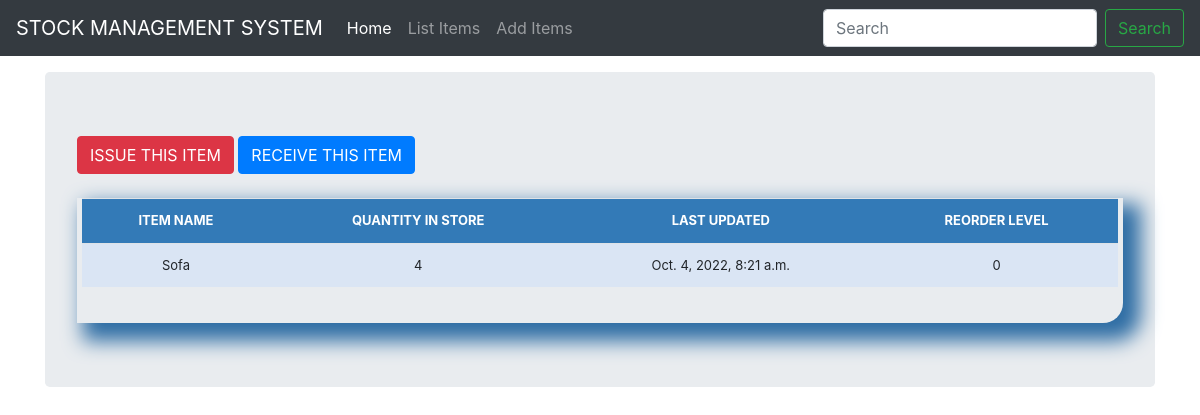
/stock_detail/3/, run on the app's committed database.
### stocksystem/models.py (models this page shows, shortened)
class Stock(models.Model):
    category = models.ForeignKey(Category, on_delete=models.CASCADE, blank=True)
    item_name =  models.CharField(max_length=50, blank=True, null=True)
    quantity = models.IntegerField(default='0', blank=True, null=True)
    receive_quantity = models.IntegerField(default='0', blank=True, null=True)
    receive_by = models.CharField(max_length=50, blank=True, null=True)
    issue_quantity = models.IntegerField(default='0', blank=True, null=True)
    issue_by = models.CharField(max_length=50, blank=True, null=True)
    issue_to = models.CharField(max_length=50, blank=True, null=True)
    phone_number = models.CharField(max_length=50, blank=True, null=True)
    created_by = models.CharField(max_length=50, blank=True, null=True)
    reorder_level = models.IntegerField(default='0', blank=True, null=True)
    last_updated = models.DateTimeField(auto_now_add=False, auto_now=True)#auto_now_add when adding for the 1st time
    timestamp = models.DateTimeField(auto_now_add=True, auto_now=False)#auto_now when updating data
    date = models.DateTimeField(auto_now_add=False, auto_now=False) #the user will have to fill this part

### stocksystem/views.py (the view)
# urls.py: path('stock_detail/<str:pk>/', views.stock_detail, name="stock_detail"),
def stock_detail(request, pk):
    queryset = Stock.objects.get(id=pk)
    context = {
        "queryset" : queryset, #used to display the details of the item
    }
    return render(request, "stock_detail.html", context)

### stocksystem/templates/stock_detail.html (shortened to what this page needs)
{% load static %}
{% load crispy_forms_tags %}
<!DOCTYPE html>
<html lang="en">
  <head>
<link href="{% static 'css/stylesheet.css' %}" rel="stylesheet">
<link href="{% static 'css/bootstrap.min.css' %}" rel="stylesheet">
    <link href="{% static 'css/navbar-top-fixed.css' %}" rel="stylesheet">
  </head>
  <body>
{% include 'navbar.html' %}
<main role="main" class="container">
  <div class="jumbotron">
    <a href='#issue'><div class='btn btn-danger'>ISSUE THIS ITEM</div></a>
    <a href='#receive'><div class='btn btn-primary'>RECEIVE THIS ITEM</div></a>
        <br><br>
        <div class='display_table'>
          <table class='table'>
                <tr>
                  <th>ITEM NAME</th>
                  <th>QUANTITY IN STORE</th>
                  <th>LAST UPDATED</th>
                  <th>REORDER LEVEL</th>
                </tr>
                <tr>
                  <td>{{queryset.item_name}}</td>
                  <td>{{queryset.quantity}}</td>
                  <td>{{queryset.last_updated}}</td>
                  <td>{{queryset.reorder_level}}</td>
                </tr>
          </table>
        </div>
    </div>
</main>
      </body>
</html>

### stocksystem/Static/css/stylesheet.css (style rules this page uses)
body { background-color: #34eb6b; }
.table { font-size: 13px; text-align: center; width: 95%; margin: auto; }
.table tr:nth-child(odd) { background: #B8CAE4 }
.table tr:nth-child(even) { background: #dae5f4 }
th { background-color: #337ab7; color: white; }
.display_table { border-bottom-right-radius: 20px; padding-left: 5px; padding-right: 5px; padding-bottom: 20px; box-shadow: 12px 12px 20px 6px #2e6da4; }

### stocksystem/Static/css/navbar-top-fixed.css (style rules this page uses)
body { min-height: 75rem; padding-top: 4.5rem; }

### data on the page
Stock: item_name "Sofa", quantity "4", last_updated "Oct. 4, 2022, 8:21 a.m.", reorder_level "0"
